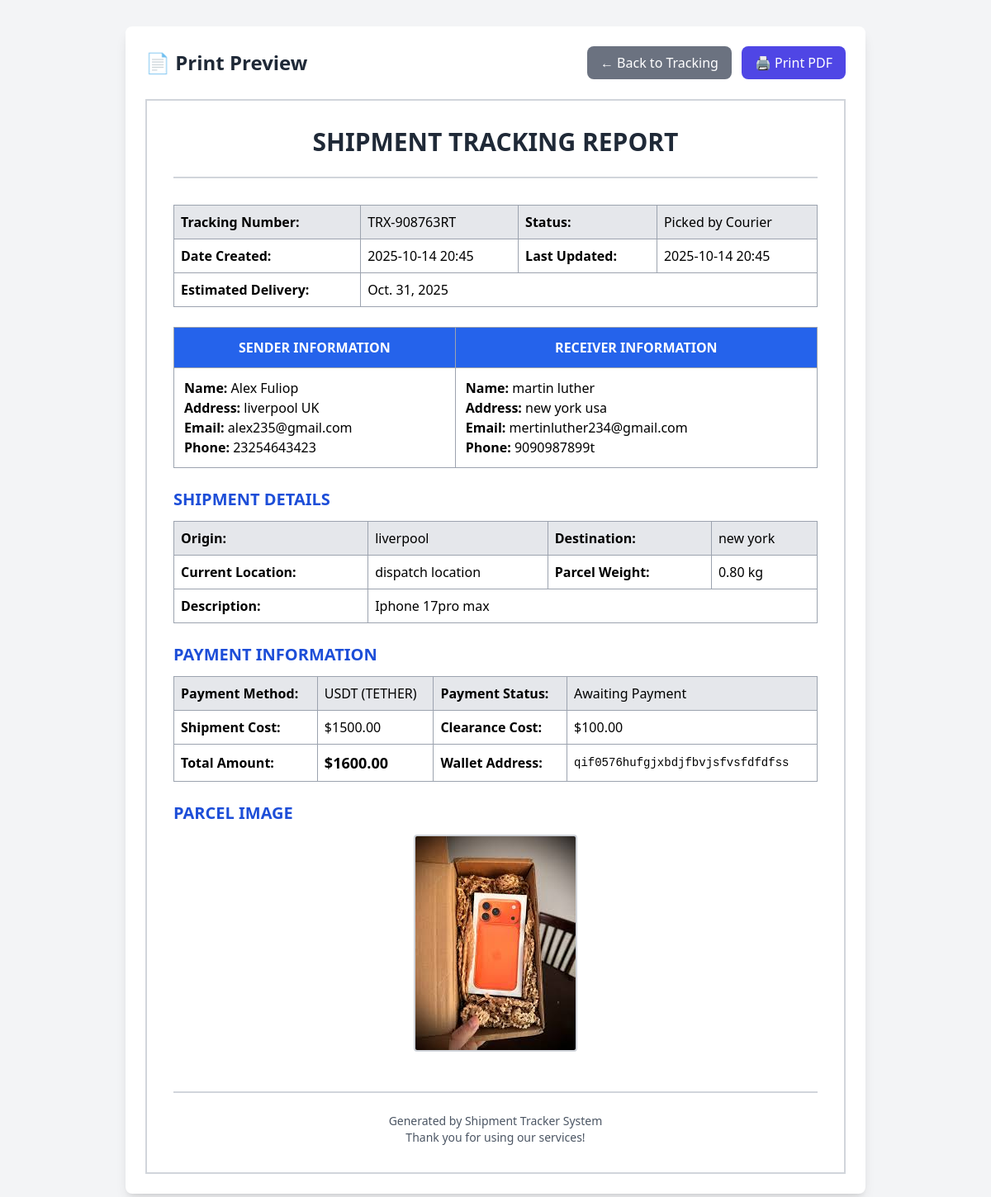
/print-preview/TRX-908763RT/, run on the app's committed database.
### tracker/models.py (models this page shows, shortened)
class Shipment(models.Model):
    STATUS_CHOICES = [
        ('pending', 'Pending'),
        ('picked', 'Picked by Courier'),
        ('on_hold', 'On Hold'),
        ('on_way', 'On the Way'),
        ('custom_hold', 'Custom Hold'),
        ('delivered', 'Delivered'),
    ]
    PAYMENT_STATUS = [
        ('not_required', 'Not Required'),
        ('awaiting_payment', 'Awaiting Payment'),
        ('paid', 'Paid'),
    ]
    PAYMENT_METHOD = [
        ('bitcoin', 'Bitcoin'),
        ('usdt', 'USDT (Tether)'),
    ]
    tracking_number = models.CharField(max_length=100, unique=True)
    sender_name = models.CharField(max_length=150)
    sender_address = models.TextField()
    sender_email = models.EmailField()
    sender_phone = models.CharField(max_length=20)
    receiver_name = models.CharField(max_length=150)
    receiver_address = models.TextField()
    receiver_email = models.EmailField()
    receiver_phone = models.CharField(max_length=20)
    origin = models.CharField(max_length=150)
    destination = models.CharField(max_length=150)
    current_location = models.CharField(max_length=150)
    status = models.CharField(max_length=50, choices=STATUS_CHOICES, default='pending')
    remarks = models.TextField(blank=True, null=True)
    parcel_description = models.TextField(blank=True, null=True)
    parcel_weight = models.DecimalField(max_digits=10, decimal_places=2, default=0)
    parcel_image = models.ImageField(upload_to='parcel_images/', blank=True, null=True)
    require_payment = models.BooleanField(default=False)
    show_payment_info = models.BooleanField(default=True)  # New field to show/hide payment info
    payment_method = models.CharField(max_length=20, choices=PAYMENT_METHOD, default='bitcoin')
    shipment_cost = models.DecimalField(max_digits=10, decimal_places=2, default=0)
    clearance_cost = models.DecimalField(max_digits=10, decimal_places=2, default=0)
    total_cost = models.DecimalField(max_digits=10, decimal_places=2, default=0)
    crypto_wallet = models.CharField(max_length=255, blank=True, null=True)
    payment_status = models.CharField(max_length=20, choices=PAYMENT_STATUS, default='not_required')
    date_created = models.DateTimeField(auto_now_add=True)
    last_updated = models.DateTimeField(auto_now=True)
    estimated_delivery = models.DateField(blank=True, null=True)

### tracker/views.py (the view)
# urls.py: path('print-preview/<str:tracking_number>/', views.print_preview, name='print_preview'),
def print_preview(request, tracking_number):
    shipment = get_object_or_404(Shipment, tracking_number=tracking_number)
    return render(request, 'tracker/print_preview.html', {'shipment': shipment})

### tracker/context_processors.py (called while the page is built, shortened)
def site_settings(request):
    return {
        'site_settings': SiteSettings.load()
    }

def admin_context(request):
    return {}

### tracker/models.py (called while the page is built)
    @classmethod
    def load(cls):
        try:
            return cls.objects.get()
        except cls.DoesNotExist:
            return cls.objects.create()

### tracker/templates/tracker/print_preview.html (shortened to what this page needs)
<!DOCTYPE html>
<html lang="en">
<head>
    <script src="https://cdn.tailwindcss.com"></script>
</head>
<body class="bg-gray-100 min-h-screen py-8 px-4">
    <div class="max-w-4xl mx-auto">
        <div class="bg-white rounded-lg shadow-lg p-6 mb-6">
            <div class="flex justify-between items-center mb-6">
                <h1 class="text-2xl font-bold text-gray-800">📄 Print Preview</h1>
                <div class="flex gap-3">
                    <a href="/track/?tracking_number={{ shipment.tracking_number }}"
                       class="bg-gray-500 hover:bg-gray-600 text-white px-4 py-2 rounded-lg transition">
                        ← Back to Tracking
                    </a>
                    <a href="/print/{{ shipment.tracking_number }}/"
                       class="bg-indigo-600 hover:bg-indigo-700 text-white px-4 py-2 rounded-lg flex items-center gap-2 transition">
                        🖨️ Print PDF
                    </a>
                </div>
            </div>
            <div class="border-2 border-gray-300 p-8 bg-white" style="min-height: 80vh;">
                <div class="text-center mb-8 border-b-2 border-gray-300 pb-4">
                    <h2 class="text-3xl font-bold text-gray-800 mb-2">SHIPMENT TRACKING REPORT</h2>
                </div>
                <div class="mb-6">
                    <table class="w-full border-collapse border border-gray-400 mb-4">
                        <tr class="bg-gray-200">
                            <td class="border border-gray-400 p-2 font-bold">Tracking Number:</td>
                            <td class="border border-gray-400 p-2">{{ shipment.tracking_number }}</td>
                            <td class="border border-gray-400 p-2 font-bold">Status:</td>
                            <td class="border border-gray-400 p-2">{{ shipment.get_status_display }}</td>
                        </tr>
                        <tr>
                            <td class="border border-gray-400 p-2 font-bold">Date Created:</td>
                            <td class="border border-gray-400 p-2">{{ shipment.date_created|date:"Y-m-d H:i" }}</td>
                            <td class="border border-gray-400 p-2 font-bold">Last Updated:</td>
                            <td class="border border-gray-400 p-2">{{ shipment.last_updated|date:"Y-m-d H:i" }}</td>
                        </tr>
                        {% if shipment.estimated_delivery %}
                        <tr>
                            <td class="border border-gray-400 p-2 font-bold">Estimated Delivery:</td>
                            <td class="border border-gray-400 p-2" colspan="3">{{ shipment.estimated_delivery }}</td>
                        </tr>
                        {% endif %}
                    </table>
                </div>
                <div class="mb-6">
                    <table class="w-full border-collapse border border-gray-400">
                        <tr class="bg-blue-600 text-white">
                            <th class="border border-gray-400 p-3 text-center">SENDER INFORMATION</th>
                            <th class="border border-gray-400 p-3 text-center">RECEIVER INFORMATION</th>
                        </tr>
                        <tr>
                            <td class="border border-gray-400 p-3 align-top">
                                <p><strong>Name:</strong> {{ shipment.sender_name }}</p>
                                <p><strong>Address:</strong> {{ shipment.sender_address }}</p>
                                <p><strong>Email:</strong> {{ shipment.sender_email }}</p>
                                <p><strong>Phone:</strong> {{ shipment.sender_phone }}</p>
                            </td>
                            <td class="border border-gray-400 p-3 align-top">
                                <p><strong>Name:</strong> {{ shipment.receiver_name }}</p>
                                <p><strong>Address:</strong> {{ shipment.receiver_address }}</p>
                                <p><strong>Email:</strong> {{ shipment.receiver_email }}</p>
                                <p><strong>Phone:</strong> {{ shipment.receiver_phone }}</p>
                            </td>
                        </tr>
                    </table>
                </div>
                <div class="mb-6">
                    <h3 class="text-xl font-bold text-blue-700 mb-3">SHIPMENT DETAILS</h3>
                    <table class="w-full border-collapse border border-gray-400">
                        <tr class="bg-gray-200">
                            <td class="border border-gray-400 p-2 font-bold">Origin:</td>
                            <td class="border border-gray-400 p-2">{{ shipment.origin }}</td>
                            <td class="border border-gray-400 p-2 font-bold">Destination:</td>
                            <td class="border border-gray-400 p-2">{{ shipment.destination }}</td>
                        </tr>
                        <tr>
                            <td class="border border-gray-400 p-2 font-bold">Current Location:</td>
                            <td class="border border-gray-400 p-2">{{ shipment.current_location }}</td>
                            <td class="border border-gray-400 p-2 font-bold">Parcel Weight:</td>
                            <td class="border border-gray-400 p-2">{{ shipment.parcel_weight }} kg</td>
                        </tr>
                        {% if shipment.parcel_description %}
                        <tr>
                            <td class="border border-gray-400 p-2 font-bold">Description:</td>
                            <td class="border border-gray-400 p-2" colspan="3">{{ shipment.parcel_description }}</td>
                        </tr>
                        {% endif %}
                    </table>
                </div>
                {% if shipment.require_payment and shipment.show_payment_info %}
                <div class="mb-6">
                    <h3 class="text-xl font-bold text-blue-700 mb-3">PAYMENT INFORMATION</h3>
                    <table class="w-full border-collapse border border-gray-400">
                        <tr class="bg-gray-200">
                            <td class="border border-gray-400 p-2 font-bold">Payment Method:</td>
                            <td class="border border-gray-400 p-2">{{ shipment.get_payment_method_display|upper }}</td>
                            <td class="border border-gray-400 p-2 font-bold">Payment Status:</td>
                            <td class="border border-gray-400 p-2">{{ shipment.get_payment_status_display }}</td>
                        </tr>
                        <tr>
                            <td class="border border-gray-400 p-2 font-bold">Shipment Cost:</td>
                            <td class="border border-gray-400 p-2">${{ shipment.shipment_cost }}</td>
                            <td class="border border-gray-400 p-2 font-bold">Clearance Cost:</td>
                            <td class="border border-gray-400 p-2">${{ shipment.clearance_cost }}</td>
                        </tr>
                        <tr>
                            <td class="border border-gray-400 p-2 font-bold">Total Amount:</td>
                            <td class="border border-gray-400 p-2 font-bold text-lg">${{ shipment.total_cost }}</td>
                            <td class="border border-gray-400 p-2 font-bold">Wallet Address:</td>
                            <td class="border border-gray-400 p-2 font-mono text-sm">{{ shipment.crypto_wallet }}</td>
                        </tr>
                    </table>
                </div>
                {% endif %}
                {% if shipment.parcel_image %}
                <div class="mb-6">
                    <h3 class="text-xl font-bold text-blue-700 mb-3">PARCEL IMAGE</h3>
                    <img src="{{ shipment.parcel_image.url }}" alt="Parcel" class="max-w-md mx-auto border-2 border-gray-300 rounded">
                </div>
                {% endif %}
                <div class="mt-12 pt-6 border-t-2 border-gray-300 text-center text-gray-600 text-sm">
                    <p>Generated by Shipment Tracker System</p>
                    <p>Thank you for using our services!</p>
                </div>
            </div>
        </div>
    </div>
</body>
</html>

### data on the page
Shipment: tracking_number "TRX-908763RT", status "Picked by Courier", date_created "2025-10-14 20:45", last_updated "2025-10-14 20:45", estimated_delivery "Oct. 31, 2025", sender_name "Alex Fuliop", sender_address "liverpool UK", sender_email "alex235@gmail.com", sender_phone "23254643423", receiver_name "martin luther", receiver_address "new york usa", receiver_email "mertinluther234@gmail.com", receiver_phone "9090987899t", origin "liverpool", destination "new york", current_location "dispatch location", parcel_weight "0.80", parcel_description "Iphone 17pro max", payment_method "USDT (TETHER)", payment_status "Awaiting Payment", shipment_cost "1500.00", clearance_cost "100.00", total_cost "1600.00", crypto_wallet "qif0576hufgjxbdjfbvjsfvsfdfdfss", parcel_image (picture)
